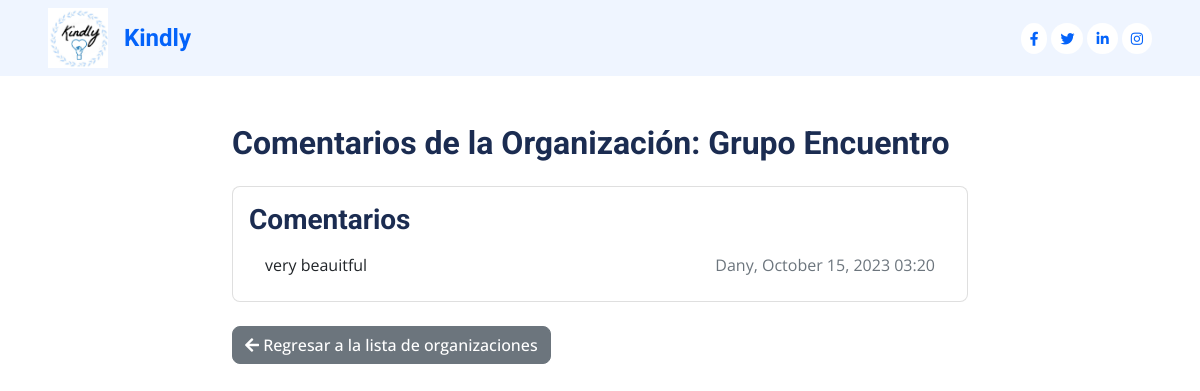
/comunidad/organization/12/comments/ (signed in), run on an earlier commit of the app's database.
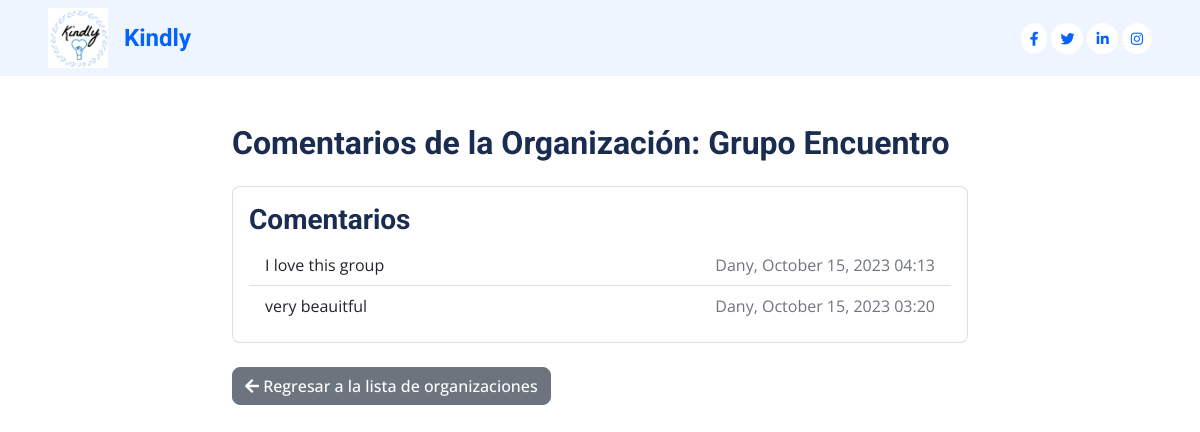
And on a later commit of the database.
### comunidad/models.py (models this page shows, shortened)
class Comment(models.Model):
    user = models.ForeignKey(User, on_delete=models.CASCADE)
    organization = models.ForeignKey(Organization1, on_delete=models.CASCADE)
    text = models.TextField()
    created_date = models.DateTimeField(default=timezone.now)
    preferred_language = models.ForeignKey(PreferredLanguage,on_delete=models.CASCADE, null=True)

### comunidad/views.py (the view)
# urls.py: path('organization/<int:organization_id>/comments/', views.view_comments, name='view_comments'),
@login_required
def view_comments(request, organization_id):
    organization = Organization1.objects.get(id=organization_id)
    comments = Comment.objects.filter(organization=organization).order_by('-created_date')
    context = {
        'Organitation': organization,
        'comments': comments,
    }
    return render(request, 'view_comments.html', context)

### comunidad/templates/view_comments.html (shortened to what this page needs)
{% load static %}
<!DOCTYPE html>
<html lang="en">
<head>
    <link href="https://cdnjs.cloudflare.com/ajax/libs/font-awesome/5.10.0/css/all.min.css" rel="stylesheet">
    <link href="https://cdn.jsdelivr.net/npm/bootstrap-icons@1.4.1/font/bootstrap-icons.css" rel="stylesheet">
    <link href="{% static 'lib/animate/animate.min.css' %}" rel="stylesheet">
    <link href="{% static 'lib/owlcarousel/assets/owl.carousel.min.css' %}" rel="stylesheet">
    <link href="{% static 'lib/tempusdominus/css/tempusdominus-bootstrap-4.min.css' %}" rel="stylesheet" />
    <link href="{% static 'css/bootstrap.min.css' %}" rel="stylesheet">
    <link href="{% static 'css/style.css' %}" rel="stylesheet">
</head>
    <body>
        <div class="container-fluid bg-light p-0 wow fadeIn" data-wow-delay="0.1s">
            <div class="row gx-0 d-none d-lg-flex">
                <div class="col-lg-7 px-3 px-lg-5 text-start">
                    <a href="{% url 'home' %}" class="navbar-brand d-flex align-items-center py-2 me-3">
                        <img src="{% static 'img/logo.jpg' %}" alt="Tu Logotipo" class="me-3" width="60" height="60">
                        <h4 class="m-0 text-primary">Kindly</h4>
                    </a>
                </div>
                <div class="col-lg-5 px-3 px-lg-5 text-end">
                    <div class="h-100 d-inline-flex align-items-center">
                        <a class="btn btn-sm rounded-circle bg-white text-primary me-1" href="#"><i class="fab fa-facebook-f"></i></a>
                        <a class="btn btn-sm rounded-circle bg-white text-primary me-1" href="#"><i class="fab fa-twitter"></i></a>
                        <a class="btn btn-sm rounded-circle bg-white text-primary me-1" href="#"><i class="fab fa-linkedin-in"></i></a>
                        <a class="btn btn-sm rounded-circle bg-white text-primary me-0" href="#"><i class="fab fa-instagram"></i></a>
                    </div>
                </div>
            </div>
        </div>
        <div class="container mt-5">
            <div class="row justify-content-center">
                <div class="col-md-8">
                    <h2 class="mb-4">Comentarios de la Organización: {{ Organitation.organization_name }}</h2>
                    {% if comments %}
                    <div class="card">
                        <div class="card-body">
                            <h3>Comentarios</h3>
                            <ul class="list-group list-group-flush">
                                {% for comment in comments %}
                                <li class="list-group-item">
                                    <div class="d-flex justify-content-between align-items-center">
                                        <div>
                                            {{ comment.text }}
                                        </div>
                                        <div class="text-muted">
                                            {{ comment.user.username }}, {{ comment.created_date|date:"F d, Y H:i" }}
                                        </div>
                                    </div>
                                </li>
                                {% endfor %}
                            </ul>
                        </div>
                    </div>
                    {% else %}
                    <p class="mt-4">No hay comentarios aún.</p>
                    {% endif %}
                    <div class="mt-4">
                        <a href="{% url 'ver_org' %}" class="btn btn-secondary">
                            <i class="fas fa-arrow-left mr-2"></i> Regresar a la lista de organizaciones
                        </a>
                    </div>
                </div>
            </div>
        </div>
</body>
</html>

What changed in the data, as far as the page shows it:
added Comment: text "I love this group", user.username "Dany", created_date "October 15, 2023 04:13"
